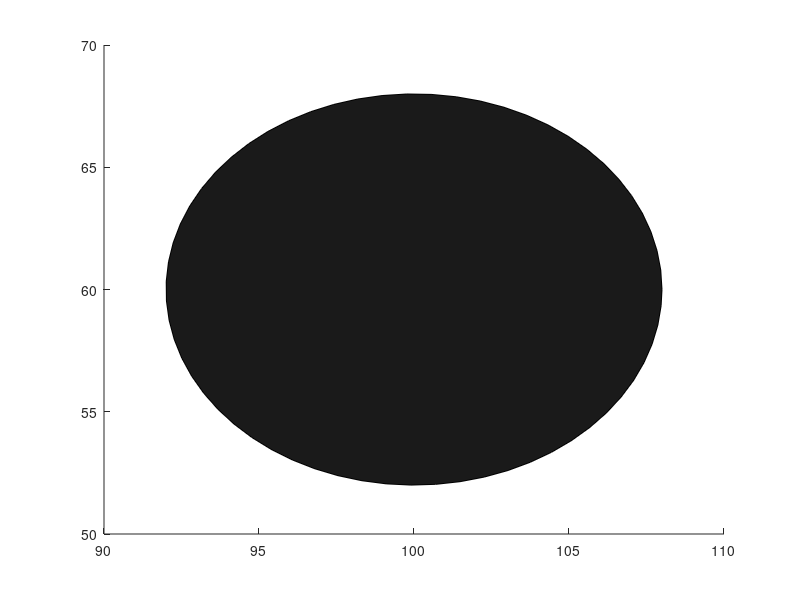

The MATLAB script that drew this image: (Note: this script raises an error after producing the figure.)
close;
clear;
clc;
%%%%%%%%%%%%%%%%%%%%%%%%%%%%%%%%%%%%%%%%%%%%%%%%%%%%
% Colors
lightGrey = [0.7,0.7,0.7];
darkGrey = [0.1,0.1,0.1];
brickRed = [0.6,0.25,0.2];

% Ball properties
Ball.pos.x = 100; % Inital position 
Ball.pos.y = 60; % Inital position 
Ball.vel.x = -4; % Inital position 
Ball.vel.y = -3; % Inital position 
Ball.mass = 1; % Weight in kilograms
Ball.radius = 8; % ball radius

% Floor properties
Floor.size.x = 400;
Floor.size.y = 400;
Floor.pos.x = 0;
Floor.pos.y = 0;
Floor.XMin = Floor.pos.x - (Floor.size.x/2);
Floor.XMax = Floor.pos.x + (Floor.size.x/2);
Floor.YMin = Floor.pos.y - (Floor.size.y/2);
Floor.YMax = Floor.pos.y + (Floor.size.y/2);


% Box1 (Brick) properties
Box1.size.x = 30; % Initial position
Box1.size.y = 30; % Initial position
Box1.pos.x = 0; % Initial position
Box1.pos.y = 0; % Initial position
Box1.vel.x = 0; % Initial speed
Box1.vel.y = 0; % Initial speed
Box1.mass = 2; % Weight in Kilograms
Box1.moi = 0; % Moment of inertia
Box1.normal.right = [1,0]; 
Box1.normal.up = [0,1];
Box1.normal.left = [-1,0];
Box1.normal.down = [0,-1];
Box1.xMin = Box1.pos.x - (Box1.size.x/2);
Box1.xMax = Box1.pos.x + (Box1.size.x/2);
Box1.yMin = Box1.pos.y - (Box1.size.y/2);
Box1.yMax = Box1.pos.y + (Box1.size.y/2);

% Box2 (Brick) properties
Box2.size.x = 10; % Initial position
Box2.size.y = 10; % Initial position
Box2.pos.x = -60; % Initial position
Box2.pos.y = -60; % Initial position
Box2.vel.x = 0; % Initial speed
Box2.vel.y = 0; % Initial speed
Box2.mass = 1; % Weight in Kilograms
Box2.moi = 0; % Moment of inertia
Box2.xMin = Box2.pos.x - (Box2.size.x/2);
Box2.xMax = Box2.pos.x + (Box2.size.x/2);
Box2.yMin = Box2.pos.y - (Box2.size.y/2);
Box2.yMax = Box2.pos.y + (Box2.size.y/2);
%%%%%%%%%%%%%%%%%%%%%%%%%%%%%%%%%%%%%%%%%%%%%%%%%%%%%

% We want to loop constant updates, we need functions to call
%   - We need to loop for x "seconds"
%     - Will there be a collision?
%       - OPTIONAL Sphere <-> Sphere
%       - Box <-> Box
%       - Sphere <-> Box

%     - What will the resulting vectors become?
%       - Depends on what objects collide

%     - Friction?
%     - Gravitation?
%     - Euler Updates
%       - Update speed
%       - Update angle

%    - End loop
%%%%%%%%%%%%%%%%%%%%%%%%%%%%%%%%%%%%%%%%%%%%%%%%%%%%%

% Ball
a = 0:0.1:2*pi;
Xcircle = cos(a);
Ycircle = sin(a);
ballBody = patch(Ball.pos.x + (Ball.radius*Xcircle), Ball.pos.y + (Ball.radius*Ycircle),darkGrey,'FaceAlpha',1);

% This creates our body patch ("Creates a rigid body")
FloorBody = createBoxPatch(Floor.pos, Floor.size, lightGrey, 0.5);

% CREATE FUNCTION TO DYNAMICALLY CREATE BODIES
box1Body = createBoxPatch(Box1.pos, Box1.size, brickRed, 1);
box2Body = createBoxPatch(Box2.pos, Box2.size, brickRed, 1);


% Init draw space 
axis square equal;
axis([Floor.XMin-1,Floor.XMax+1, Floor.YMin-1, Floor.YMax+1]);
hold on;

% Update loop
for i = 1:300
  % Check if our Ball is colliding with Box1
  % CREATE FUNCTION TO DYNAMICALLY CHECK INTERSECTIONS
  [box1Collision, box1CollisionPosX, box1CollisionPosY] = boxSphereIntersect(Ball.pos, Ball.radius, Box1.pos, Box1.size);
  if box1Collision
    disp('Ball has collided with the Box1. DO SHIT')
    % New implementation for ball
    %n_x = (Box1.pos.x - box1CollisionPosX)/(Box1.size.x); % This wont work completely. The equations is for sphere -> sphere
    %n_y = (Box1.pos.y - box1CollisionPosY)/(Box1.size.y); % This wont work completely. The equations is for sphere -> sphere
    %p = (2*(Ball.vel.x*n_x + Ball.vel.y*n_y))/(Ball.mass + Box1.mass);
    %vBallX = Ball.vel.x - (p * Ball.mass * n_x) - (p * Box1.mass * n_x);
    %vBallY = Box1.vel.y - (p * Ball.mass * n_y) - (p * Box1.mass * n_y);

    % We have the ball position
    % We have velocity vectors for x and y
    % We can now create the velocity vector between ball center and velocityPoint
    %atan2d(Box1.normal.right(2) - Ball.vel.y, Box1.normal.right(1) - Ball.vel.x) % I THINK IT WORK

    theta = 180-rad2deg(acos(dot([Ball.vel.x, Ball.vel.y], [Box1.normal.right(1), Box1.normal.right(2)])/(norm([Ball.vel.x, Ball.vel.y])*norm([Box1.normal.right(1), Box1.normal.right(2)]))))
    
    % dot([Ball.pos.x - box1CollisionPosX, Ball.pos.y - box1CollisionPosY, 0].*[Box1.normal.right(1), Box1.normal.right(2), 0])/(norm([Ball.pos.x - box1CollisionPosX, Ball.pos.y - box1CollisionPosY, 0])*norm([Box1.normal.right(1), Box1.normal.right(2), 0]))
    
    % This will return the angle between a chosen normal and the velocity vector.
    % This kinda does not work. Vi behöver generera normalen utifrån nuvarande pos på boxen.
    % Vi behöver generera normalen rakt  ut från collisionen 
    % Exempel: CollisonX + 1 för att "dra" en normal från kollision i x-led
    % Vi behöver berätta för matlab var normalen börjar. Alltså boxWallX + 1 till exempel så vi får rätt vinkel med atan2d
    % Speciellt om det ska funka med roterande objekt
    vBallX = ((Ball.mass - Box1.mass)/(Ball.mass + Box1.mass))*Ball.vel.x + ((2*Box1.mass)/(Ball.mass + Box1.mass))*Box1.vel.x;
    vBallY = ((Ball.mass - Box1.mass)/(Ball.mass + Box1.mass))*Ball.vel.y + ((2*Box1.mass)/(Ball.mass + Box1.mass))*Box1.vel.y;

    Box1.vel.x = ((2*Ball.mass)/(Ball.mass + Box1.mass))*Ball.vel.x + ((Box1.mass - Ball.mass)/(Ball.mass + Box1.mass))*Box1.vel.x;
    Box1.vel.y = ((2*Ball.mass)/(Ball.mass + Box1.mass))*Ball.vel.y + ((Box1.mass - Ball.mass)/(Ball.mass + Box1.mass))*Box1.vel.y;

    Ball.vel.x = vBallX;
    Ball.vel.y = vBallY;
  end

  
  % CREATE FUNCTION TO DYNAMICALLY CHECK INTERSECTIONS
  %[box2Collision, box2CollisionPosX, box2CollisionPosY] = boxSphereIntersect(Ball.pos, Ball.radius, Box2.pos, Box2.size);
  %if box2Collision
  %  disp('Ball has collided with the box. DO SHIT')
  %  vBallX = ((Ball.mass - Box2.mass)/(Ball.mass + Box2.mass))*Ball.vel.x + ((2*Box2.mass)/(Ball.mass + Box2.mass))*Box2.vel.x;
  %  vBallY = ((Ball.mass - Box2.mass)/(Ball.mass + Box2.mass))*Ball.vel.y + ((2*Box2.mass)/(Ball.mass + Box2.mass))*Box2.vel.y;

  %  Box2.vel.x = ((2*Ball.mass)/(Ball.mass + Box2.mass))*Ball.vel.x + ((Box2.mass - Ball.mass)/(Ball.mass + Box2.mass))*Box2.vel.x;
  %  Box2.vel.y = ((2*Ball.mass)/(Ball.mass + Box2.mass))*Ball.vel.y + ((Box2.mass - Ball.mass)/(Ball.mass + Box2.mass))*Box2.vel.y;

  %  Ball.vel.x = vBallX;
  %  Ball.vel.y = vBallY;
 % end

  % IMPLEMENT HANDLING OF COLLISIONS AT AN ANGLE
  % IMPLEMENT HANDLING OF COLLISIONS AT AN ANGLE
  % IMPLEMENT HANDLING OF COLLISIONS AT AN ANGLE
  % IMPLEMENT HANDLING OF COLLISIONS AT AN ANGLE

  % Update our objects and make them ready for drawnow.
  % CREATE FUNCTION TO DYNAMICALLY UPDATE GRAPHICS
  set(ballBody,'XData',Ball.pos.x + (Ball.radius*Xcircle), 'YData', Ball.pos.y + (Ball.radius*Ycircle));
  set(box1Body,'XData',[Box1.xMin, Box1.xMax, Box1.xMax, Box1.xMin], 'YData',[Box1.yMin, Box1.yMin, Box1.yMax, Box1.yMax]);
  set(box2Body,'XData',[Box2.xMin, Box2.xMax, Box2.xMax, Box2.xMin], 'YData',[Box2.yMin, Box2.yMin, Box2.yMax, Box2.yMax]);
  drawnow;

  % Handle linear Friction for Ball
  [Ball.vel.x, Ball.vel.y] = handleBallFriction(Ball.vel, Ball.mass);

  % Handle linear friction for Boxes
  % CREATE FUNCTION TO DYNAMICALLY HANDLE FRICTION
  Box1.vel.x = handleBoxFriction(Box1.vel, Box1.mass);
  Box2.vel.x = handleBoxFriction(Box2.vel, Box2.mass);

  % Update Vectors for next iteration  using euler for differential eqs.
  % CREATE FUNCTION TO DYNAMICALLY UPDATE POSITION
  Ball.pos.x = Ball.pos.x + Ball.vel.x;
  Ball.pos.y = Ball.pos.y + Ball.vel.y;
  
  Box1.pos.x = Box1.pos.x + Box1.vel.x;
  Box1.pos.y = Box1.pos.y + Box1.vel.y;

  Box2.pos.x = Box2.pos.x + Box2.vel.x;
  Box2.pos.y = Box2.pos.y + Box2.vel.y;

  % CREATE FUNCTION TO DYNAMICALLY UPDATE BOUNDRIES
  Box1.xMin = Box1.pos.x - (Box1.size.x/2);
  Box1.xMax = Box1.pos.x + (Box1.size.x/2);
  Box1.yMin = Box1.pos.y - (Box1.size.y/2);
  Box1.yMax = Box1.pos.y + (Box1.size.y/2);

  Box2.xMin = Box2.pos.x - (Box2.size.x/2);
  Box2.xMax = Box2.pos.x + (Box2.size.x/2);
  Box2.yMin = Box2.pos.y - (Box2.size.y/2);
  Box2.yMax = Box2.pos.y + (Box2.size.y/2);

  F(i) = getframe(gcf);
end

writerObj = VideoWriter('elasticCollision.avi');
writerObj.FrameRate = 60;
writerObj.Quality = 100;
 
open(writerObj);
for i=1:length(F)
  frame = F(i);    
  writeVideo(writerObj, frame);
end

close(writerObj);